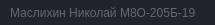
              <widget class="QFrame" name="frame_grip">
               <property name="minimumSize">
                <size>
                 <width>0</width>
                 <height>25</height>
                </size>
               </property>
               <property name="maximumSize">
                <size>
                 <width>16777215</width>
                 <height>25</height>
                </size>
               </property>
               <property name="styleSheet">
                <string notr="true">background-color: rgb(33, 37, 43);</string>
               </property>
               <property name="frameShape">
                <enum>QFrame::NoFrame</enum>
               </property>
               <property name="frameShadow">
                <enum>QFrame::Raised</enum>
               </property>
               <layout class="QHBoxLayout" name="horizontalLayout_6">
                <property name="spacing">
                 <number>0</number>
                </property>
                <property name="leftMargin">
                 <number>0</number>
                </property>
                <property name="topMargin">
                 <number>0</number>
                </property>
                <property name="rightMargin">
                 <number>2</number>
                </property>
                <property name="bottomMargin">
                 <number>0</number>
                </property>
                <item>
                 <widget class="QFrame" name="frame_label_bottom">
                  <property name="frameShape">
                   <enum>QFrame::NoFrame</enum>
                  </property>
                  <property name="frameShadow">
                   <enum>QFrame::Raised</enum>
                  </property>
                  <layout class="QHBoxLayout" name="horizontalLayout_7">
                   <property name="spacing">
                    <number>0</number>
                   </property>
                   <property name="leftMargin">
                    <number>10</number>
                   </property>
                   <property name="topMargin">
                    <number>0</number>
                   </property>
                   <property name="rightMargin">
                    <number>10</number>
                   </property>
                   <property name="bottomMargin">
                    <number>0</number>
                   </property>
                   <item>
                    <widget class="QLabel" name="label_credits">
                     <property name="font">
                      <font>
                       <family>Segoe UI</family>
                      </font>
                     </property>
                     <property name="styleSheet">
                      <string notr="true">color: rgb(98, 103, 111);</string>
                     </property>
                     <property name="text">
                      <string>Маслихин Николай М8О-205Б-19</string>
                     </property>
                    </widget>
                   </item>
                   <item>
                    <widget class="QLabel" name="label_version">
                     <property name="maximumSize">
                      <size>
                       <width>100</width>
                       <height>16777215</height>
                      </size>
                     </property>
                     <property name="font">
                      <font>
                       <family>Segoe UI</family>
                      </font>
                     </property>
                     <property name="styleSheet">
                      <string notr="true">color: rgb(98, 103, 111);</string>
                     </property>
                     <property name="text">
                      <string/>
                     </property>
                     <property name="alignment">
                      <set>Qt::AlignRight|Qt::AlignTrailing|Qt::AlignVCenter</set>
                     </property>
                    </widget>
                   </item>
                  </layout>
                 </widget>
                </item>
                <item>
                 <widget class="QFrame" name="frame_size_grip">
                  <property name="maximumSize">
                   <size>
                    <width>20</width>
                    <height>20</height>
                   </size>
                  </property>
                  <property name="styleSheet">
                   <string notr="true">QSizeGrip {
	background-image: url(:/16x16/icons/16x16/cil-size-grip.png);
	background-position: center;
	background-repeat: no-reperat;
}</string>
                  </property>
                  <property name="frameShape">
                   <enum>QFrame::NoFrame</enum>
                  </property>
                  <property name="frameShadow">
                   <enum>QFrame::Raised</enum>
                  </property>
                 </widget>
                </item>
               </layout>
              </widget>
